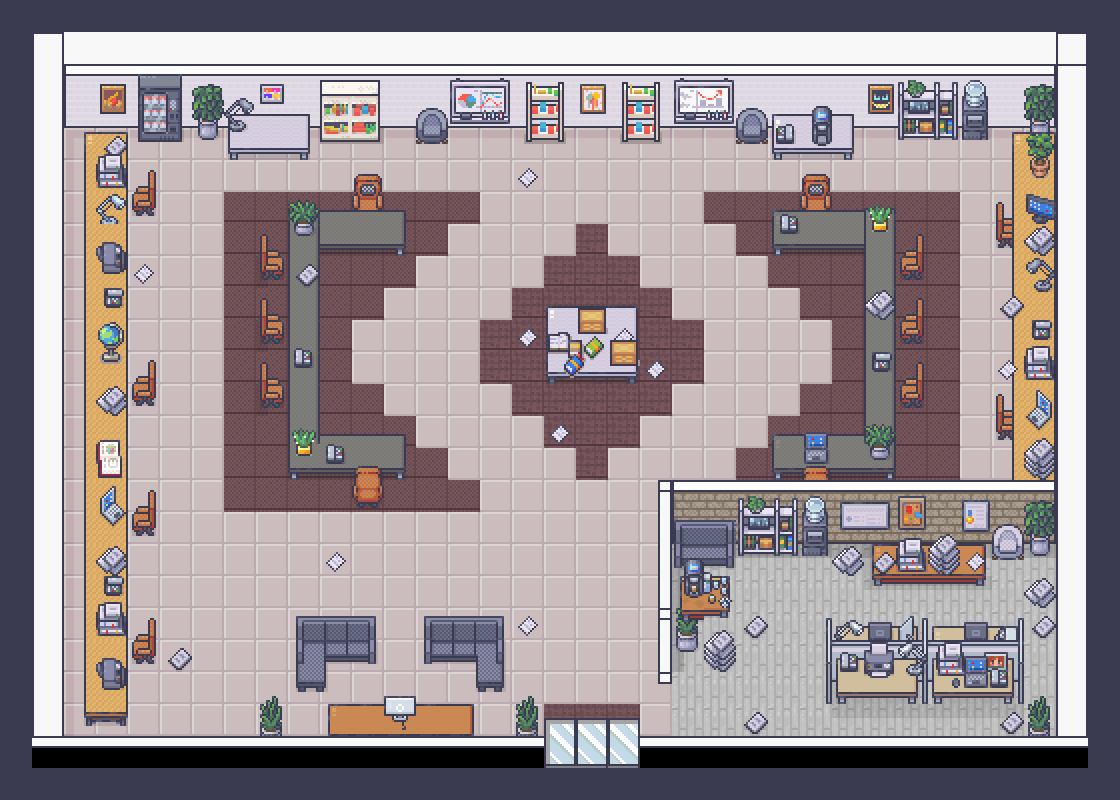

This is a level from a 2D game, rendered from its Tiled map with the project's own tilesets. A one-line summary and the map file follow, with tile-layer data summarised:
An orthogonal 35x25 tile map with 32x32 px tiles, 13 tile layers (Room, Chairs, Desk, books center, ...), 4 tilesets and 32 objects (drop_off, telephone, supplies, studytable, gradingtable, ...).

<map version="1.10" tiledversion="1.10.2" orientation="orthogonal" renderorder="right-down" width="35" height="25" tilewidth="32" tileheight="32" infinite="0" nextlayerid="24" nextobjectid="69">
 <tileset firstgid="1" name="Room_Builder_free_32x32" tilewidth="32" tileheight="32" tilecount="391" columns="17">
  <image source="TileSets/Room_Builder_free_32x32.png" width="544" height="736" />
 </tileset>
 <tileset firstgid="392" name="Interiors_free_32x32" tilewidth="32" tileheight="32" tilecount="1424" columns="16">
  <image source="TileSets/Interiors_free_32x32.png" width="512" height="2848" />
 </tileset>
 <tileset firstgid="1816" source="Room_Builder_Office_32x32.tsx" />
 <tileset firstgid="2040" source="Modern_Office_Black_Shadow_32x32.tsx" />
 <layer id="1" name="Room" width="35" height="25">
  <data>[875 cells, 875 non-empty, 26 distinct tile ids]</data>
 </layer>
 <layer id="7" name="Chairs" width="35" height="25">
  <data>[875 cells, 112 non-empty, 77 distinct tile ids]</data>
 </layer>
 <layer id="6" name="Desk" width="35" height="25">
  <data>[875 cells, 128 non-empty, 44 distinct tile ids]</data>
 </layer>
 <layer id="18" name="books center" width="35" height="25">
  <data>[875 cells, 13 non-empty, 5 distinct tile ids]</data>
 </layer>
 <layer id="9" name="On top of table" width="35" height="25">
  <data>[875 cells, 54 non-empty, 35 distinct tile ids]</data>
 </layer>
 <layer id="8" name="Back Chairs" width="35" height="25">
  <data>[875 cells, 4 non-empty, 2 distinct tile ids]</data>
 </layer>
 <layer id="10" name="Extension Room" width="35" height="25">
  <data>[875 cells, 103 non-empty, 14 distinct tile ids]</data>
 </layer>
 <layer id="16" name="Shadows" width="35" height="25">
  <data>[875 cells, 12 non-empty, 2 distinct tile ids]</data>
 </layer>
 <layer id="13" name="Back Divider Furniture" width="35" height="25">
  <data>[875 cells, 12 non-empty, 6 distinct tile ids]</data>
 </layer>
 <layer id="15" name="Back Divider Tabletop Furniture" width="35" height="25">
  <data>[875 cells, 13 non-empty, 12 distinct tile ids]</data>
 </layer>
 <layer id="12" name="Extension Dividers" width="35" height="25">
  <data>[875 cells, 24 non-empty, 18 distinct tile ids]</data>
 </layer>
 <layer id="11" name="Extension Furniture" width="35" height="25">
  <data>[875 cells, 51 non-empty, 42 distinct tile ids]</data>
 </layer>
 <layer id="14" name="Tabletop Furniture" width="35" height="25">
  <data>[875 cells, 47 non-empty, 33 distinct tile ids]</data>
 </layer>
 <objectgroup id="19" name="Border">
  <object id="11" x="658" y="480" width="12" height="202.667" />
  <object id="12" x="657.333" y="478.667" width="398" height="62.6667" />
  <object id="14" x="29" y="736" width="1057" height="31" />
  <object id="15" x="1055" y="33" width="33" height="732" />
  <object id="17" x="30" y="24" width="97" height="740" />
  <object id="18" x="21.3333" y="26.6667" width="1066.67" height="96" />
  <object id="19" x="826" y="616.167" width="99.1667" height="68" />
  <object id="22" x="288.667" y="434" width="115.333" height="36.6667" />
  <object id="23" x="284.667" y="204.667" width="35.3333" height="262.667" />
  <object id="24" x="282.667" y="206" width="121.333" height="41.3333" />
  <object id="25" x="772.667" y="208" width="121.333" height="40.6667" />
  <object id="26" x="862.667" y="206" width="30.6667" height="271.333" />
  <object id="27" x="771.333" y="430" width="122.667" height="45.3333" />
  <object id="28" x="1012.67" y="123.333" width="40.6667" height="352.667" />
  <object id="30" x="287.75" y="608.5" width="95.5" height="63.25" />
  <object id="31" x="287.75" y="608.25" width="33" height="95.75" />
  <object id="32" x="416.75" y="607.833" width="95" height="63.25" />
  <object id="33" x="480.417" y="618.667" width="31" height="85.25" />
  <object id="34" x="327" y="703.667" width="147" height="29.6667" />
  <object id="62" x="873.667" y="539.333" width="110.667" height="41" />
  <object id="63" x="680.667" y="570" width="50" height="44" />
  <object id="64" x="148" y="85" />
 </objectgroup>
 <objectgroup id="21" name="DropOff">
  <object id="65" name="drop_off" x="544.833" y="308.333" width="92.3333" height="73.3333" />
 </objectgroup>
 <objectgroup id="22" name="Player">
  <object id="67" x="154.25" y="173.5" width="32" height="32" />
 </objectgroup>
 <objectgroup id="23" name="Player2">
  <object id="68" x="155.25" y="214.25" width="32" height="32" />
 </objectgroup>
 <objectgroup id="20" name="Tasks">
  <object id="46" name="telephone" x="765" y="197.667" width="48.3333" height="57.6667">
   <properties>
    <property name="Output" value="Post-it" />
    <property name="Time" value="2" />
   </properties>
  </object>
  <object id="54" name="supplies" x="505.667" y="74" width="79.3333" height="78">
   <properties>
    <property name="Key" value="Paper" />
    <property name="Output" value="Pencil" />
    <property name="Time" value="3" />
   </properties>
  </object>
  <object id="55" name="studytable" x="86" y="154" width="45.3333" height="74.6667">
   <properties>
    <property name="Key" value="Pencil" />
    <property name="Output" value="LessonDraft" />
    <property name="Time" value="2" />
   </properties>
  </object>
  <object id="57" name="gradingtable" x="217.333" y="110.667" width="90.6667" height="48">
   <properties>
    <property name="Key" value="Booklet" />
    <property name="Output" value="GradedPaper" />
    <property name="Time" value="5" />
   </properties>
  </object>
  <object id="59" name="uncheckedpapers" x="84.6667" y="526" width="48" height="60.6667">
   <properties>
    <property name="Output" value="Booklet" />
    <property name="Time" value="2" />
   </properties>
  </object>
  <object id="60" name="papers" x="673" y="624" width="70" height="50">
   <properties>
    <property name="Output" value="Paper" />
    <property name="Time" value="2" />
   </properties>
  </object>
  <object id="61" name="laptop" x="925.917" y="617.083" width="98" height="66">
   <properties>
    <property name="Key" value="Paper" />
    <property name="Output" value="MoM" />
    <property name="Time" value="5" />
   </properties>
  </object>
 </objectgroup>
</map>
